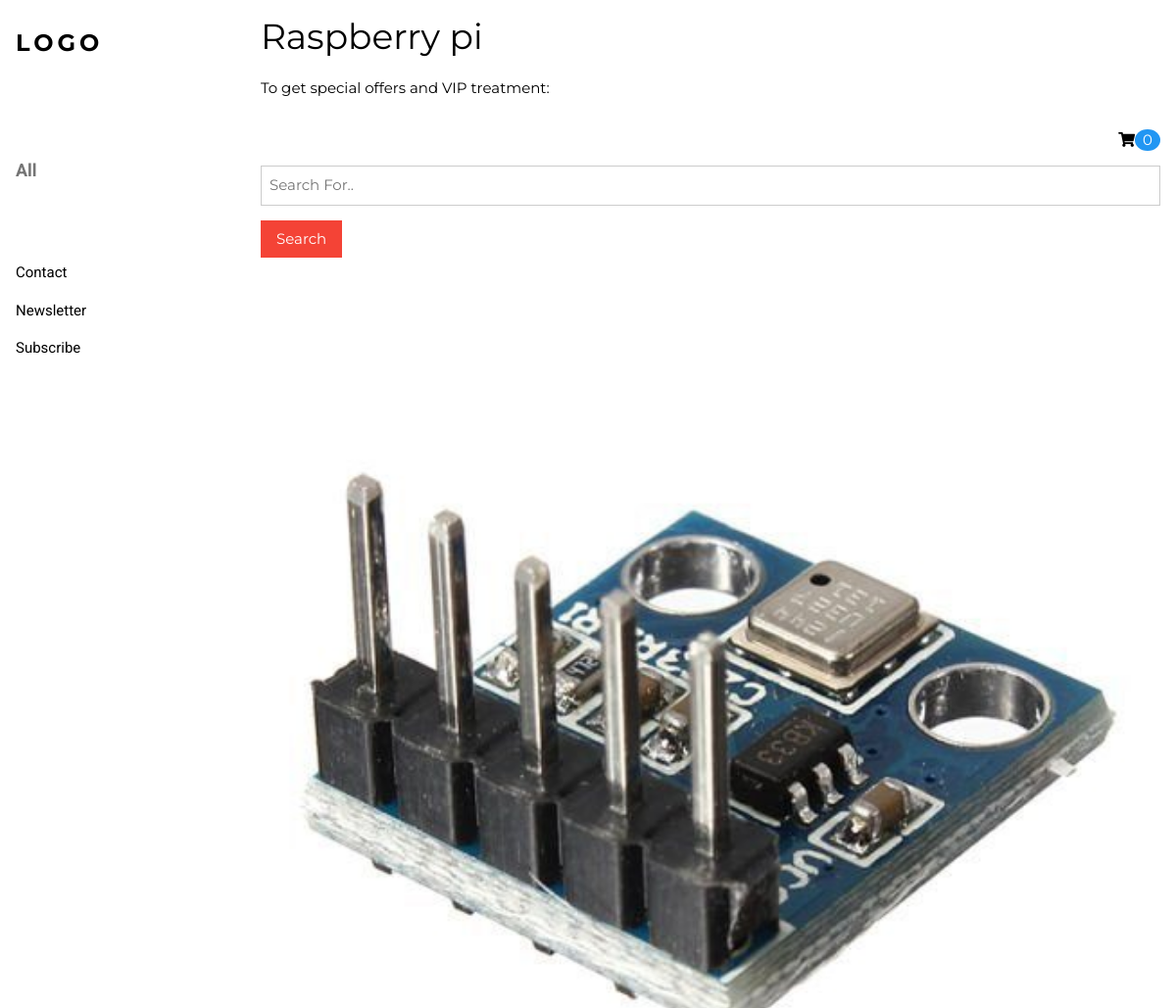
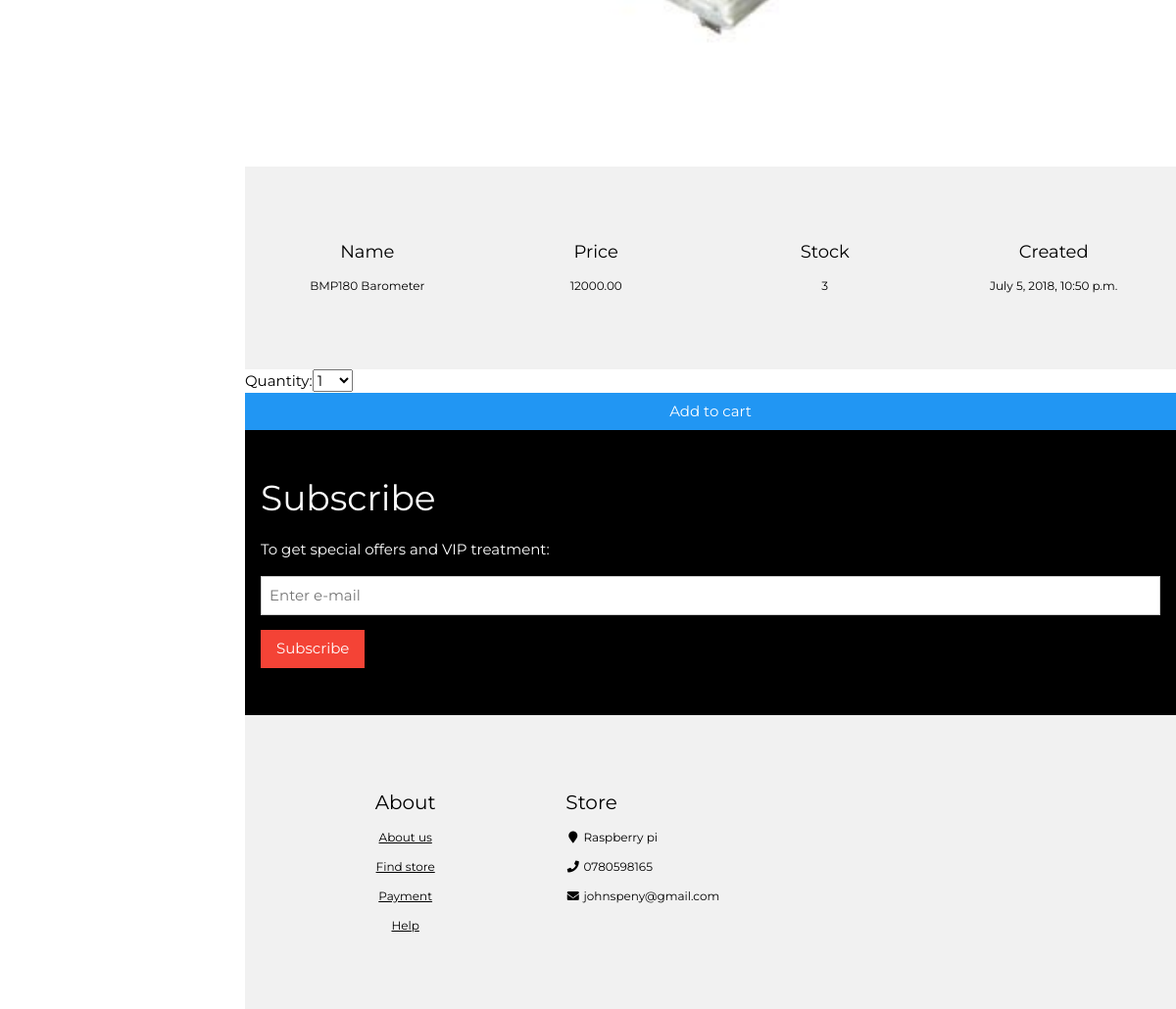
Screenshot of /10/bmp180-barometer/ with the database file from the repository (2 pictures, top to bottom).
### shop/models.py (models this page shows, shortened)
class Product(models.Model):
    category = models.ForeignKey(Category, related_name='products')
    name = models.CharField(max_length=100)
    slug = models.SlugField(max_length=100)
    image = models.ImageField(upload_to='pics',blank=True)
    description = models.TextField(blank=True)
    stock = models.PositiveIntegerField()
    available = models.BooleanField(default=True)
    price = models.DecimalField(max_digits=10,decimal_places=2)
    created = models.DateTimeField(auto_now_add=True)
    updated = models.DateTimeField(auto_now=True)
    class Meta:
        ordering = ['name']
        index_together = (('id', 'slug'),)

### shop/views.py (the view)
# urls.py: url('^(?P<id>\d+)/(?P<slug>[-\w]+)/$', views.detail, name='list_product_detail'),
def detail(request, id, slug):
    forms = form.CartAddProductForm()
    product = Product.objects.get(id=id, slug=slug) or get_object_or_404(Product, id=id, slug=slug)
    context = {'products': product, 'form': forms}
    return render(request, 'shop/detail.html', context)

### cart/forms.py
class CartAddProductForm(forms.Form):
    quantity = forms.TypedChoiceField(choices=PRODUCT_QUANTITY_CHOICES, coerce=int)
    update = forms.BooleanField(required=False,
                                initial=False,
                                widget=forms.HiddenInput)

### cart/cart.py (called while the page is built)
    def __len__(self):
        return sum(item['quantity'] for item in self.cart.values())

### cart/context_processors.py (called while the page is built)
def cart(request):
	return {'cart':Cart(request)}

### shop/templates/shop/detail.html (shortened to what this page needs)
{% extends 'shop/list.html' %}
{% load static %}
{% block head %}
  <div class="w3-display-container w3-container">
    <img src="{{ products.image.url }}" alt="Jeans" style="width:100%">
    <div class="w3-display-topleft w3-text-white" style="padding:24px 48px">
      <h1 class="w3-jumbo w3-hide-small">New arrivals</h1>
      <h1 class="w3-hide-small">COLLECTION 2018</h1>
    </div>
  </div>
  {% endblock %}
{% block photot %}
<footer class="w3-padding-64 w3-light-grey w3-small w3-center" id="footer">
    <div class="w3-row-padding">
      <div class="w3-col s3">
        <h5>Name</h5>
        <p>{{ products.name }}</p>
      </div>
      <div class="w3-col s3">
        <h5>Price</h5>
        <p>{{ products.price }}</p>
      </div>
      <div class="w3-col s3">
        <h5>Stock</h5>
        <p>{{ products.stock }}</p>
      </div>
      <div class="w3-col s3">
        <h5>Created</h5>
        <p>{{ products.updated }}</p>
      </div>
      </div>
    </footer>
<form action="{% url 'cart:cart_add' products.id %}" method="post">
	{{ form }}
	<input type="submit" value="Add to cart" class="w3-button w3-block w3-blue">
</form>
{% endblock %}

### shop/static/shop/style.css (style rules this page uses)
html { box-sizing:border-box }
*,*:before,*:after { box-sizing:inherit }
html { -ms-text-size-adjust:100%;-webkit-text-size-adjust:100% }
body { margin:0 }
article,aside,details,figcaption,figure,footer,header,main,menu,nav,section,summary { display:block }
img { border-style:none }
button,input,select,textarea { font:inherit;margin:0 }
button,input { overflow:visible }
button,select { text-transform:none }
button,html [type=button],[type=reset],[type=submit] { -webkit-appearance:button }
html,body { font-family:Verdana,sans-serif;font-size:15px;line-height:1.5 }
html { overflow-x:hidden }
h1 { font-size:36px }
h5 { font-size:18px }
h1,h2,h3,h4,h5,h6 { font-family:"Segoe UI",Arial,sans-serif;font-weight:400;margin:10px 0 }
img { margin-bottom:-5px }
.w3-btn,.w3-button { border:none;display:inline-block;outline:0;padding:8px 16px;vertical-align:middle;overflow:hidden;text-decoration:none;color:inherit;background-color:inherit;text-align:center;cursor:pointer;white-space:nowrap }
.w3-btn,.w3-button { -webkit-touch-callout:none;-webkit-user-select:none;-khtml-user-select:none;-moz-user-select:none;-ms-user-select:none;user-select:none }
.w3-tooltip,.w3-display-container { position:relative }
.w3-block { display:block;width:100% }
.w3-container:after,.w3-container:before,.w3-panel:after,.w3-panel:before,.w3-row:after,.w3-row:before,.w3-row-padding:after,.w3-row-padding:before, .w3-cell-row:before,.w3-cell-row:after,.w3-clear:after,.w3-clear:before,.w3-bar:before,.w3-bar:after { content:"";display:table;clear:both }
.w3-col,.w3-half,.w3-third,.w3-twothird,.w3-threequarter,.w3-quarter { float:left;width:100% }
.w3-col.s3 { width:24.99999% }
.w3-content { max-width:980px;margin:auto }
.w3-display-topleft { position:absolute;left:0;top:0 }
.w3-row-padding,.w3-row-padding>.w3-half,.w3-row-padding>.w3-third,.w3-row-padding>.w3-twothird,.w3-row-padding>.w3-threequarter,.w3-row-padding>.w3-quarter,.w3-row-padding>.w3-col { padding:0 8px }
.w3-container,.w3-panel { padding:0.01em 16px }
.w3-small { font-size:12px!important }
.w3-jumbo { font-size:64px!important }
.w3-center { text-align:center!important }
.w3-padding-64 { padding-top:64px!important;padding-bottom:64px!important }
.w3-blue,.w3-hover-blue:hover { color:#fff!important;background-color:#2196F3!important }
.w3-light-grey,.w3-hover-light-grey:hover,.w3-light-gray,.w3-hover-light-gray:hover { color:#000!important;background-color:#f1f1f1!important }
.w3-text-white,.w3-hover-text-white:hover { color:#fff!important }

### shop/templates/shop/list.html (style rules this page uses)
body,h1,h2,h3,h4,h5,h6,.w3-wide { font-family: "Montserrat", sans-serif; }

### rows the page displays
Product: image (picture), name "BMP180 Barometer", price "12000.00", stock "3", updated "July 5, 2018, 10:50 p.m."
